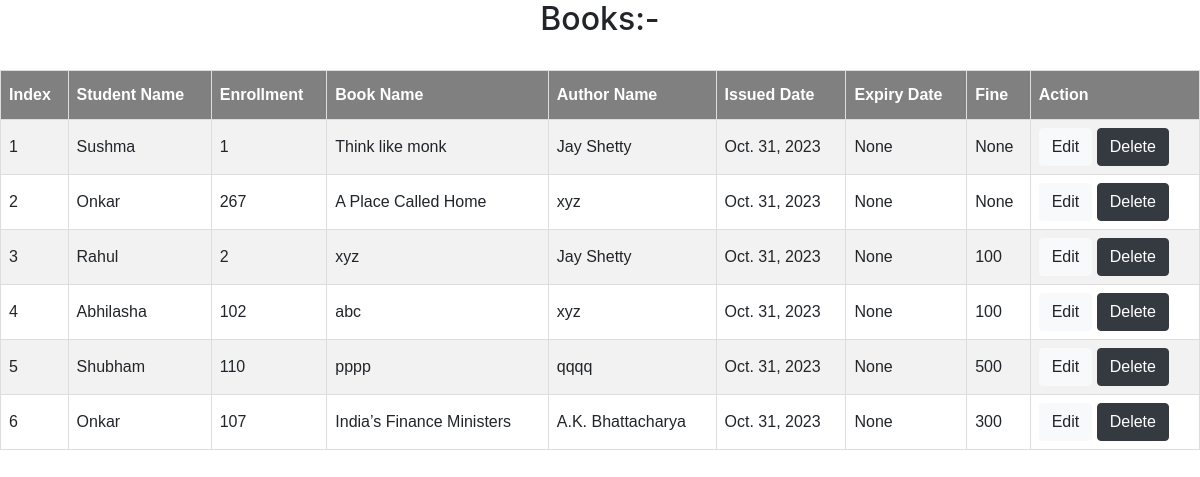
Screenshot of /allbook/ with the database file from the repository.
### app/models.py (models this page shows, shortened)
class Book(models.Model):
    student_name = models.CharField(max_length=150)
    enrollment = models.IntegerField()
    book_name = models.CharField(max_length=150)
    author_name = models.CharField(max_length=150)
    issued_date = models.DateField(auto_now=True)
    expiry_date = models.DateField(null=True)
    fine = models.IntegerField(null=True)

### app/views.py (the view)
# urls.py: path('allbook/',views.allbook),
def allbook(request):
    books=Book.objects.all()
    return render(request,"allbook.html",{"books":books})

### templates/allbook.html (shortened to what this page needs)
<!doctype html>
<html lang="en">
  <head>
    <link rel="stylesheet" href="https://stackpath.bootstrapcdn.com/bootstrap/4.3.1/css/bootstrap.min.css">
  </head>
  <body>
    <!DOCTYPE html>
<html>
<head>
  {% load static %}
    <link rel="stylesheet" href="{% static 'all.css' %}">
</head>
<body>
<center>
<h2> Books:-</h2>
</center>
<br>
<table>
  <tr>
  <th>Index</th>
  <th>Student Name</th>
  <th> Enrollment</th>
  <th>Book Name</th>
  <th>Author Name</th>
  <th>Issued Date</th>
  <th>Expiry Date</th>
  <th>Fine</th>
  <th>Action</th>
  </tr>
   {% for i in books %}
  <tr>
    <td>{{ forloop.counter }}</td>
  <td>{{i.student_name}}</td>
  <td>{{i.enrollment}}</td>
  <td>{{i.book_name}}</td>
  <td>{{i.author_name}}</td>
  <td>{{i.issued_date}}</td>
  <td>{{i.expiry_date}}</td>
  <td>{{i.fine}}</td>
  <td>
    <a href="/edit-book?bookid={{i.id}}"><button type="button" class="btn btn-light">Edit</button></a>
    <a href="/delete-book?bookid={{i.id}}"><button type="button" class="btn btn-dark">Delete</button></a>
  </td>
  </tr>
  {% endfor %}
</table>
</body>
</html>

### static/all.css (style rules this page uses)
table { font-family: Arial, Helvetica, sans-serif; border-collapse: collapse; width: 100%; }
table td, table th { border: 1px solid #ddd; padding: 8px; }
table tr:nth-child(even) { background-color: #f2f2f2; }
table th { padding-top: 12px; padding-bottom: 12px; text-align: left; background-color: gray; color: white; }

### rows the page displays
Book: student_name "Sushma", enrollment "1", book_name "Think like monk", author_name "Jay Shetty", issued_date "Oct. 31, 2023", expiry_date "None", fine "None"
Book: student_name "Onkar", enrollment "267", book_name "A Place Called Home", author_name "xyz", issued_date "Oct. 31, 2023", expiry_date "None", fine "None"
Book: student_name "Rahul", enrollment "2", book_name "xyz", author_name "Jay Shetty", issued_date "Oct. 31, 2023", expiry_date "None", fine "100"
Book: student_name "Abhilasha", enrollment "102", book_name "abc", author_name "xyz", issued_date "Oct. 31, 2023", expiry_date "None", fine "100"
Book: student_name "Shubham", enrollment "110", book_name "pppp", author_name "qqqq", issued_date "Oct. 31, 2023", expiry_date "None", fine "500"
Book: student_name "Onkar", enrollment "107", book_name "India’s Finance Ministers", author_name "A.K. Bhattacharya", issued_date "Oct. 31, 2023", expiry_date "None", fine "300"
